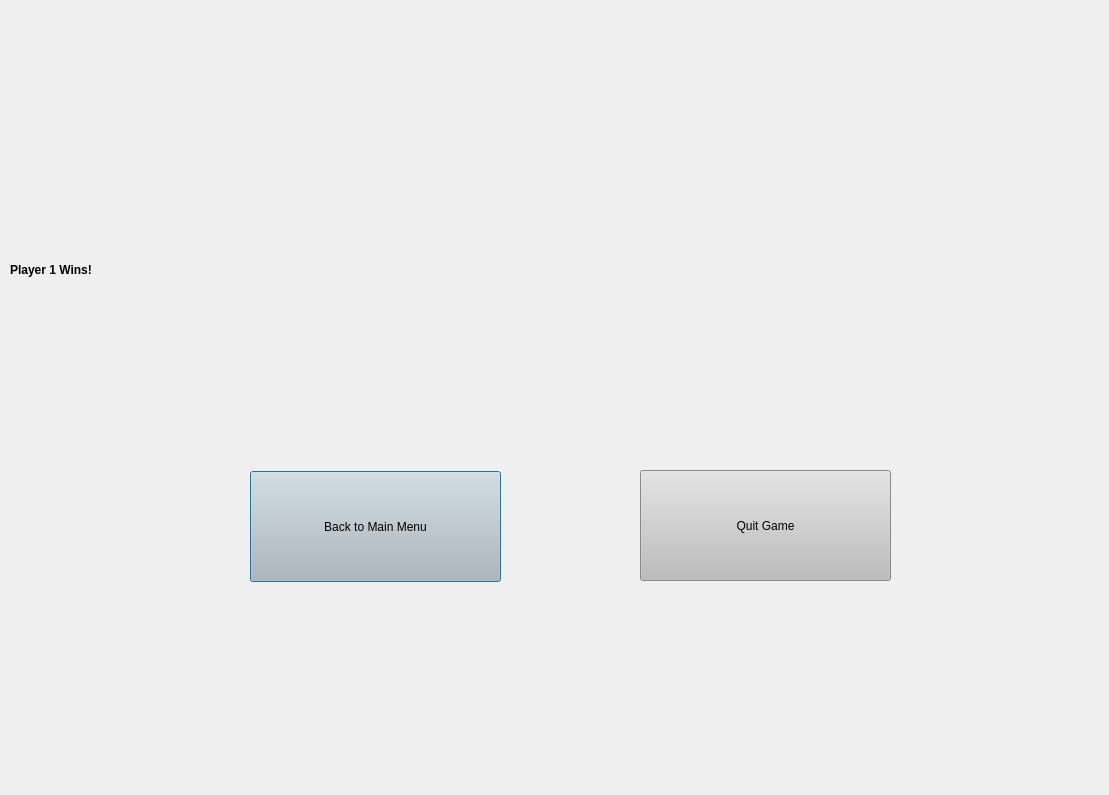
<?xml version="1.0" encoding="UTF-8"?>
<ui version="4.0">
 <class>GameOverWindow</class>
 <widget class="QDialog" name="GameOverWindow">
  <property name="geometry">
   <rect>
    <x>0</x>
    <y>0</y>
    <width>1109</width>
    <height>795</height>
   </rect>
  </property>
  <property name="windowTitle">
   <string>Dialog</string>
  </property>
  <widget class="QPushButton" name="main_menu_button">
   <property name="geometry">
    <rect>
     <x>250</x>
     <y>471</y>
     <width>251</width>
     <height>111</height>
    </rect>
   </property>
   <property name="styleSheet">
    <string notr="true">font: 24pt &quot;Arial&quot;;
background-color: rgb(189, 189, 189);</string>
   </property>
   <property name="text">
    <string>Back to Main Menu</string>
   </property>
  </widget>
  <widget class="QPushButton" name="quit_game_button">
   <property name="geometry">
    <rect>
     <x>640</x>
     <y>470</y>
     <width>251</width>
     <height>111</height>
    </rect>
   </property>
   <property name="styleSheet">
    <string notr="true">font: 24pt &quot;Arial&quot;;
background-color: rgb(189, 189, 189);</string>
   </property>
   <property name="text">
    <string>Quit Game</string>
   </property>
  </widget>
  <widget class="QLabel" name="index_label">
   <property name="geometry">
    <rect>
     <x>10</x>
     <y>230</y>
     <width>1091</width>
     <height>81</height>
    </rect>
   </property>
   <property name="styleSheet">
    <string notr="true">font: 48pt &quot;Arial&quot;;
font-weight: bold;
qproperty-alignment: AlignCenter;</string>
   </property>
   <property name="text">
    <string>&lt;html&gt;&lt;head/&gt;&lt;body&gt;&lt;p&gt;Player 1 Wins!&lt;/p&gt;&lt;/body&gt;&lt;/html&gt;</string>
   </property>
  </widget>
  <widget class="QLabel" name="index_label_2">
   <property name="geometry">
    <rect>
     <x>10</x>
     <y>300</y>
     <width>1091</width>
     <height>81</height>
    </rect>
   </property>
   <property name="styleSheet">
    <string notr="true">font: 48pt &quot;Arial&quot;;
font-weight: bold;
qproperty-alignment: AlignCenter;</string>
   </property>
   <property name="text">
    <string>&lt;html&gt;&lt;head/&gt;&lt;body&gt;&lt;p&gt;&lt;br/&gt;&lt;/p&gt;&lt;/body&gt;&lt;/html&gt;</string>
   </property>
  </widget>
 </widget>
 <resources/>
 <connections/>
</ui>
